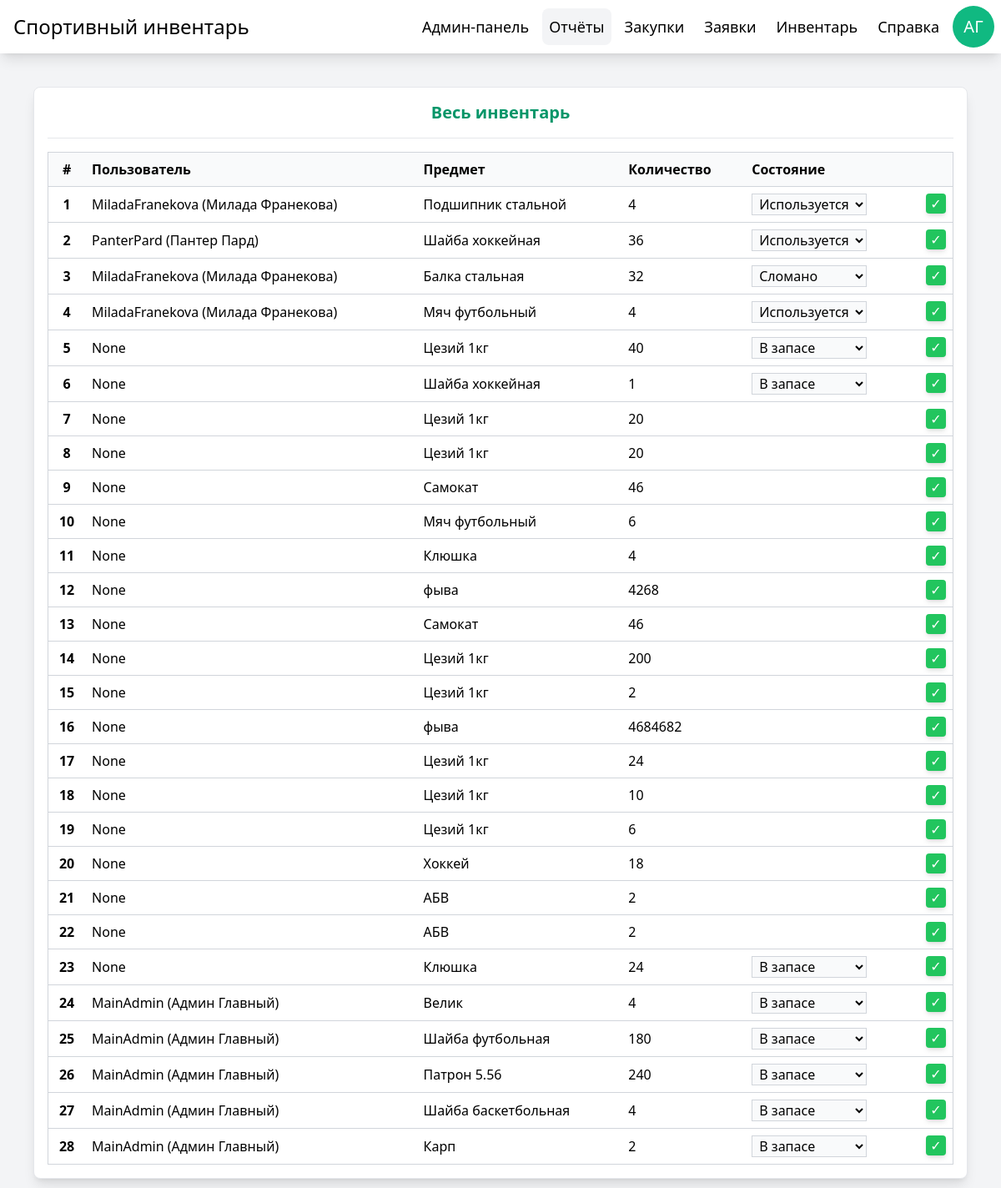
The page /reports/ (signed in) on the database as committed earlier.
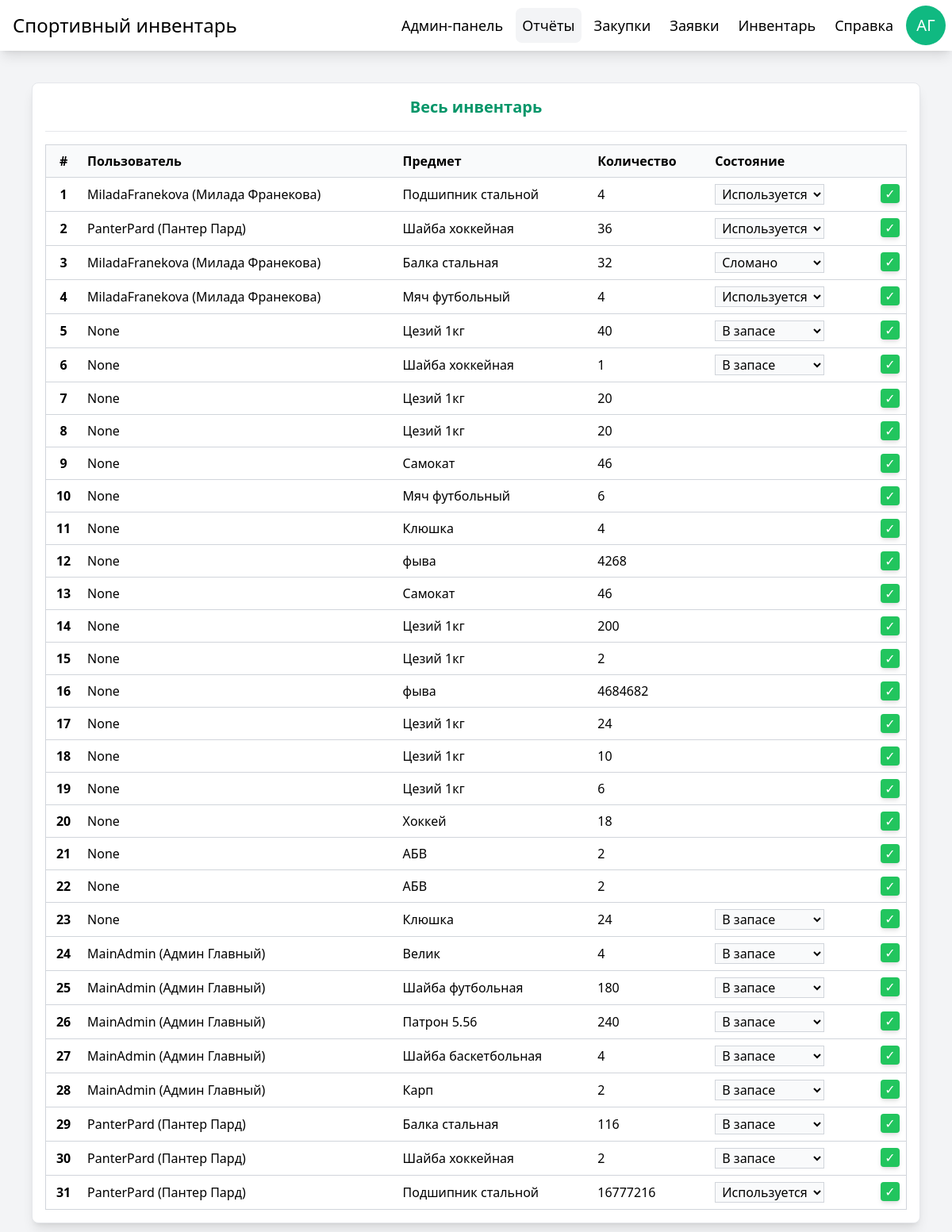
The same page on the database as committed later.
### manager/models.py (models this page shows, shortened)
class Product(models.Model):
    STATE_CHOICES = [
        ('active', 'Используется'),
        ('inactive', 'В запасе'),
        ('broken', 'Сломан'),
    ]
    name = models.CharField(max_length=256)
    quantity = models.PositiveIntegerField(default=1)
    state = models.CharField(max_length=8, choices=STATE_CHOICES, default='inactive')
    owner = models.ForeignKey(User, on_delete=models.CASCADE, related_name='products', blank=True, null=True)

class User(AbstractUser):
    patronymic = models.CharField(max_length=64, blank=True, null=True)
    verified = models.BooleanField(default=False)
    def __str__(self):
        return f"{self.username} ({self.first_name} {self.last_name})"

### manager/views.py (the view, shortened to what this page needs)
# urls.py: path('reports/', views.reports, name="reports"),
@login_required
@user_passes_test(is_admin)
def reports(request):
    context = {
        'products': Product.objects.filter()
    }
    return render(request, 'reports.html', context)

### manager/views.py (called while the page is built)
def is_admin(user):
    return user.is_staff == True

### theme/templates/reports.html (shortened to what this page needs)
{% extends "base.html" %}
{% block content %}
<div class="w-full p-4 grid gap-4 bg-white border rounded-lg shadow-lg">
    <h2 class="text-xl font-semibold text-center text-primary-600">Весь инвентарь</h2>
    <hr>
    <table class="border border-gray-300 border-collapse">
        <thead>
            <tr class="bg-gray-50 border border-gray-300">
                <th class="p-2 text-center">#</th>
                <th class="p-2 text-start">Пользователь</th>
                <th class="p-2 text-start">Предмет</th>
                <th class="p-2 text-start">Количество</th>
                <th class="p-2 text-start">Состояние</th>
                <th class="p-2 text-center"></th>
            </tr>
        </thead>
        <tbody id="inventoryTableBody">
            {% for product in products %}
            <form method="post">
            <tr class="border-b border-gray-300 hover:bg-primary-50 transition">
                <th class="p-2 text-center">{{ forloop.counter }}</th>
                <td class="p-2 text-start break-all">{{ product.owner }}</td>
                <td class="p-2 text-start break-all">{{ product.name }}</td>
                <td class="p-2 text-start">{{ product.quantity|default:"1" }}</td>
                <td class="p-2">
                    {% if product.state == 'inactive' %}
                    <select name="state" class="px-1 bg-gray-50 border border-gray-300 focus:outline focus:outline-primary-500 transition" required>
                        <option selected value="inactive">В запасе</option>
                    </select>
                    {% elif product.state == 'active' %}
                    <select name="state" class="px-1 bg-gray-50 border border-gray-300 focus:outline focus:outline-primary-500 transition" required>
                        <option selected value="active">Используется</option>
                    </select>
                    {% elif product.state == 'broken' %}
                    <select name="state" class="px-1 bg-gray-50 border border-gray-300 focus:outline focus:outline-primary-500 transition" required>
                        <option selected value="broken">Сломано</option>
                    </select>
                    {% endif %}
                </td>
                <td class="p-2 flex justify-end">
                    <button
                        name="verification"
                        title="Одобрить"
                        value="accept"
                        class="w-6 h-6 bg-green-500 hover:bg-green-700 text-white rounded shadow-md transition">
                        ✓
                    </button>
                </td>
                </form>
            {% empty %}
            <tr class="border-y border-gray-300">
                <td colspan="4" class="py-2 text-center text-gray-400 transition">У вас пока нет инвентаря.</td>
            </tr>
            {% endfor %}
        </tbody>
    </table>
</div>
{% endblock %}

Rows that differ between the two databases and show on the page:
added Product: owner "PanterPard (Пантер Пард)", name "Балка стальная", quantity "116"
added Product: owner "PanterPard (Пантер Пард)", name "Шайба хоккейная", quantity "2"
added Product: owner "PanterPard (Пантер Пард)", name "Подшипник стальной", quantity "16777216"
